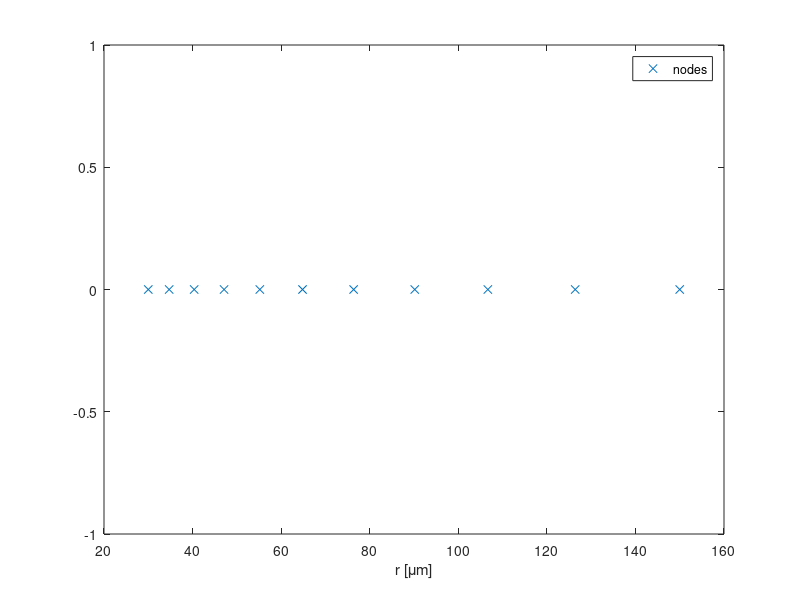

MATLAB code to generate this figure:
%% Generate list of position of nodes according to a geometric series
%    for assignement in "Nonlinear Finite Element Methods" 
%    in summer term 2019
%    lecturer in charge: Dr. Geralf Huetter
%
%Input Parameters
ro=150; %outer radius
ri=30; %radius of inclusion
nelem=10; %number of elements
meshrefinementfactor=5; %ratio of element sizes at outer and inner radius
%
%ratio between element sizes of subsequent elements for a geometric series
q=meshrefinementfactor^(1./(nelem-1));
%size of first element
lelem=(ro-ri)*(1-q)/(1-meshrefinementfactor*q);
rnode=ri;
rnodes=[ri];
%loop over all elements
for i=1:nelem
        rnode=rnode+lelem;
        rnodes=[rnodes;rnode];
        lelem=lelem*q;
end
%visualize location of nodes
plot(rnodes,zeros(1,nelem+1),'x')
xlabel('r [\mum]')
legend('nodes')
